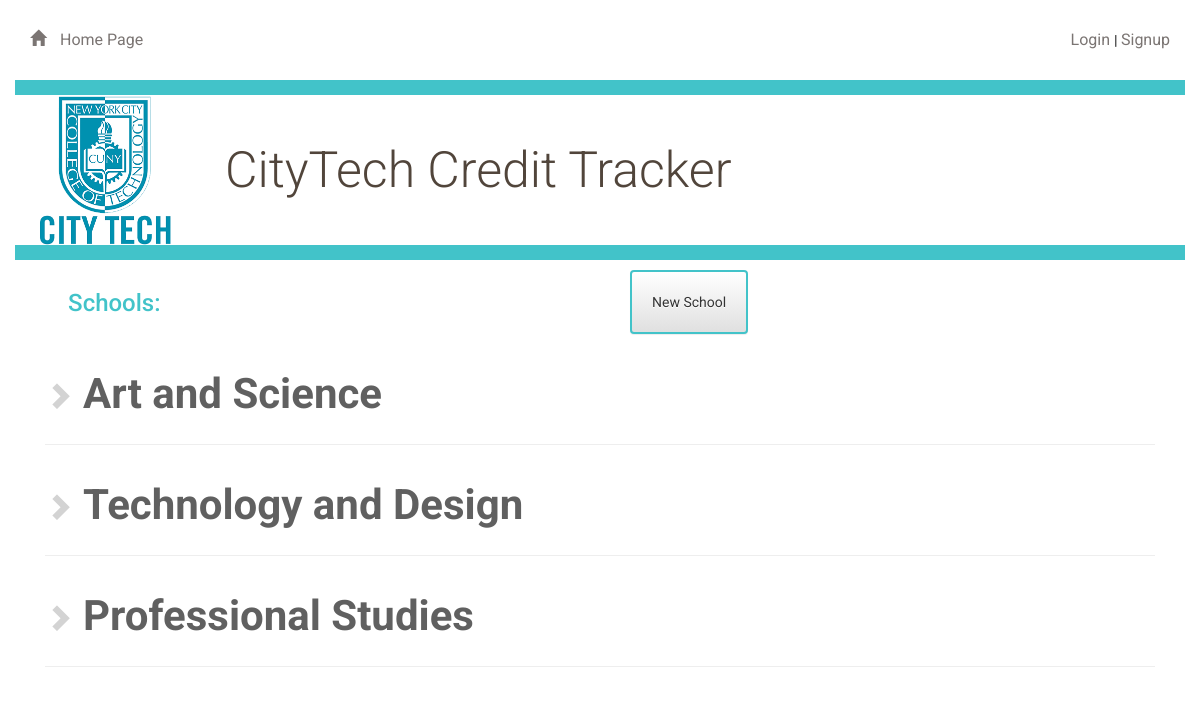
Page /schools on the committed database.
### app/models.py (models this page shows, shortened)
class Schools(db.Model):
    id = db.Column(db.Integer, primary_key=True)
    name = db.Column(db.String(25), nullable=False)
    school_acronym = db.Column(db.String(4), nullable=False)
    depts = db.relationship('Departments', backref='school')

### app/routes.py (the view)
@app.route('/schools')
def schoolDashboard():
    schools = Schools.query.all()
    return render_template('schools_dashboard.html', schools = schools)

### app/templates/schools_dashboard.html (shortened to what this page needs)
{% extends "base.html" %}
{% block content %}
{% include "header.html" %}
<div class="container padding-top padding-bottom">
	<div class="col-md-6 col-xs-6"><section class="detail-dash-title"><h3>Schools:</h3></section></div>
	<div class="col-md-6 col-xs-6">
		<a >
			<button class="btn btn-default button-dept">
				  New School
			</button>
		</a>
	</div>
</div>
<div class="col-md-12 padding-top">
		{% if schools %}
			{% for school in schools %}
				<a href="{{ url_for('schoolDetail', school_id = school.id)}}">
					<div class="padding-top">
						<i class="glyphicon glyphicon-chevron-right" ></i><span class="dept-dash-names">{{school.name}}</span>
						<hr />
					</div>
				</a>
			{% endfor %}
		{% else %}
			<h3>Currently they're no Schools created. Please click on create School. </h3>
		{% endif %}
	</div>
{% endblock %}

### app/static/styles.css (style rules this page uses)
* { font-family: "Helvetica Neue Bold", Roboto, Helvetica, Arial, sans-serif; font-weight: 700; }
section { float: right; margin: 0 1.5%; margin-right: 50%; }
.padding-top { padding-top: 10px; }
.padding-bottom { padding-bottom: 10px; }
.glyphicon-chevron-right { color: #D3D3D3 !important; font-size: 2em; }
.dept-dash-names { font-size: 3em; color: #606060; }
.detail-dash-title { display: inline-block; float: left; color: #42C3C9; font-weight: 400; }
.btn { padding: 20px; margin: 0; border-color: #42C3C9; border-width: 2px; text-decoration: none; }
.glyphicon { margin-right: 10px; }

### rows in the picture
Schools: name "Art and Science"
Schools: name "Technology and Design"
Schools: name "Professional Studies"
